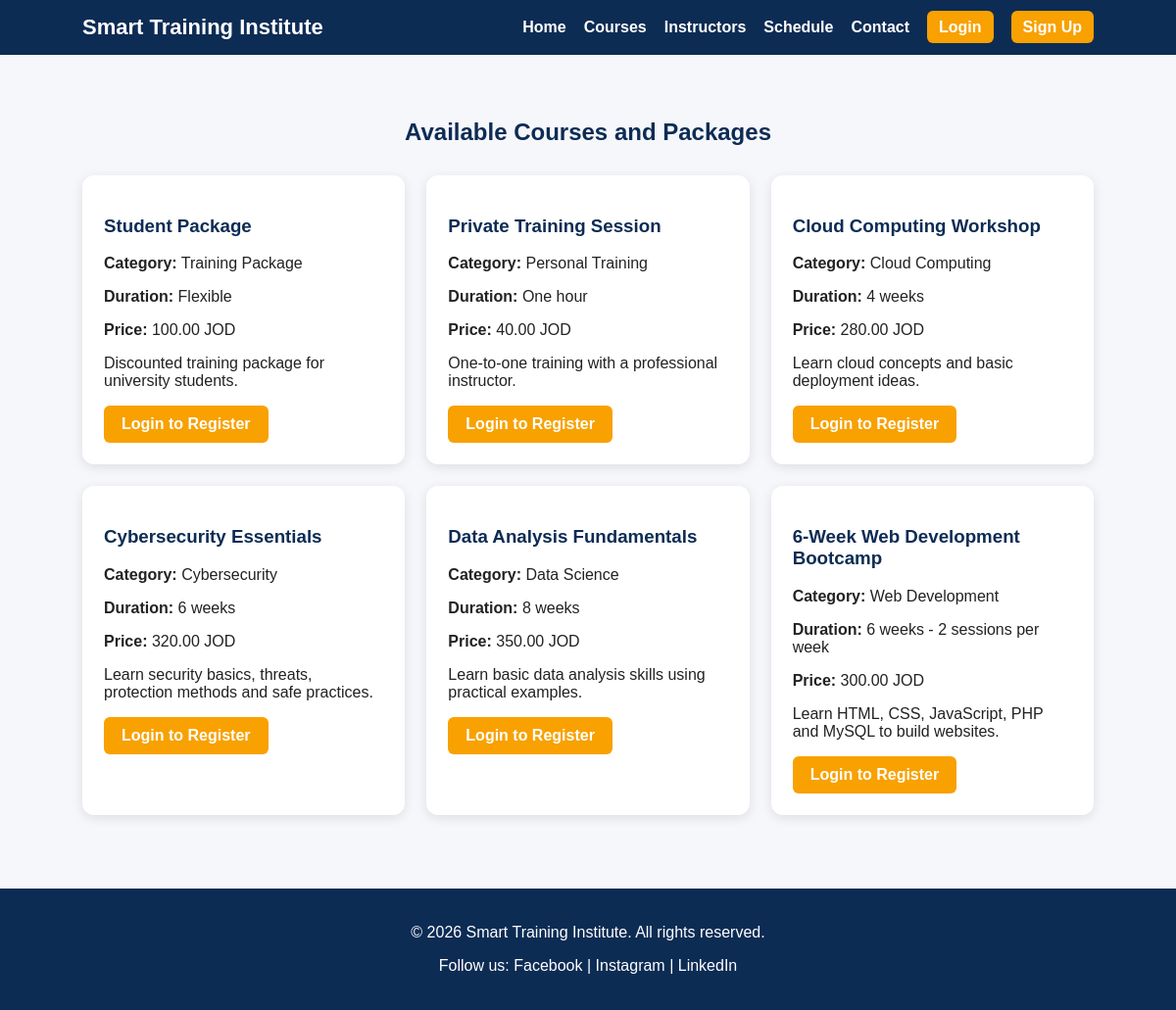
/courses.php, run on the app's committed database.
### tables this page shows
CREATE TABLE IF NOT EXISTS courses (
    id INT AUTO_INCREMENT PRIMARY KEY,
    title VARCHAR(120) NOT NULL,
    category VARCHAR(80) NOT NULL,
    duration VARCHAR(80) NOT NULL,
    price DECIMAL(8,2) NOT NULL,
    description TEXT NOT NULL
);

### courses.php (the view)
<?php
include 'db.php';
include 'header.php';
$result = mysqli_query($conn, "SELECT * FROM courses ORDER BY id DESC");
?>
<section class="section">
    <h2>Available Courses and Packages</h2>
    <div class="cards">
        <?php while($course = mysqli_fetch_assoc($result)): ?>
            <div class="card">
                <h3><?php echo htmlspecialchars($course['title']); ?></h3>
                <p><strong>Category:</strong> <?php echo htmlspecialchars($course['category']); ?></p>
                <p><strong>Duration:</strong> <?php echo htmlspecialchars($course['duration']); ?></p>
                <p><strong>Price:</strong> <?php echo htmlspecialchars($course['price']); ?> JOD</p>
                <p><?php echo htmlspecialchars($course['description']); ?></p>
                <?php if(isset($_SESSION['user_id'])): ?>
                    <a class="main-btn" href="register_course.php?id=<?php echo $course['id']; ?>">Register</a>
                <?php else: ?>
                    <a class="main-btn" href="login.php">Login to Register</a>
                <?php endif; ?>
            </div>
        <?php endwhile; ?>
    </div>
</section>
<?php include 'footer.php'; ?>

### header.php (shortened to what this page needs)
<!DOCTYPE html>
<html lang="en">
<head>
    <link rel="stylesheet" href="style.css">
</head>
<body>
<header>
    <nav class="navbar">
        <div class="logo">Smart Training Institute</div>
        <ul id="navLinks">
            <li><a href="index.php">Home</a></li>
            <li><a href="courses.php">Courses</a></li>
            <li><a href="instructors.php">Instructors</a></li>
            <li><a href="schedule.php">Schedule</a></li>
            <li><a href="contact.php">Contact</a></li>
            <?php if(isset($_SESSION['user_id'])): ?>
                <li><a href="dashboard.php">Dashboard</a></li>
                <?php if($_SESSION['role'] == 'admin'): ?>
                    <li><a href="admin.php">Admin</a></li>
                <?php endif; ?>
                <li><a class="btn-link" href="logout.php">Logout</a></li>
            <?php else: ?>
                <li><a class="btn-link" href="login.php">Login</a></li>
                <li><a class="btn-link" href="signup.php">Sign Up</a></li>
            <?php endif; ?>
        </ul>
    </nav>
</header>
<main>

### footer.php (shortened to what this page needs)
</main>
<footer>
    <p>&copy; 2026 Smart Training Institute. All rights reserved.</p>
    <p>Follow us: Facebook | Instagram | LinkedIn</p>
</footer>
</body>
</html>

### style.css (style rules this page uses)
* { box-sizing: border-box; }
body { margin: 0; font-family: Arial, sans-serif; background: #f6f7fb; color: #222; }
.navbar { background: #0d2c54; color: white; padding: 15px 7%; display: flex; align-items: center; justify-content: space-between; }
.logo { font-weight: bold; font-size: 22px; }
.navbar ul { list-style: none; display: flex; gap: 18px; margin: 0; padding: 0; }
.navbar a { color: white; text-decoration: none; font-weight: bold; }
.btn-link { background: #f8a100; padding: 8px 12px; border-radius: 6px; }
.main-btn, button { display: inline-block; background: #f8a100; color: white; padding: 10px 18px; border-radius: 6px; text-decoration: none; border: none; cursor: pointer; font-weight: bold; }
.section { padding: 45px 7%; }
.section h2 { text-align: center; margin-bottom: 30px; color: #0d2c54; }
.cards { display: grid; grid-template-columns: repeat(3, 1fr); gap: 22px; }
.card { background: white; padding: 22px; border-radius: 12px; box-shadow: 0 3px 12px rgba(0,0,0,0.1); }
.card h3 { color: #0d2c54; }
footer { background: #0d2c54; color: white; text-align: center; padding: 20px; margin-top: 30px; }

### data on the page
courses: title "Student Package", category "Training Package", duration "Flexible", price "100.00", description "Discounted training package for university students."
courses: title "Private Training Session", category "Personal Training", duration "One hour", price "40.00", description "One-to-one training with a professional instructor."
courses: title "Cloud Computing Workshop", category "Cloud Computing", duration "4 weeks", price "280.00", description "Learn cloud concepts and basic deployment ideas."
courses: title "Cybersecurity Essentials", category "Cybersecurity", duration "6 weeks", price "320.00", description "Learn security basics, threats, protection methods and safe practices."
courses: title "Data Analysis Fundamentals", category "Data Science", duration "8 weeks", price "350.00", description "Learn basic data analysis skills using practical examples."
courses: title "6-Week Web Development Bootcamp", category "Web Development", duration "6 weeks - 2 sessions per week", price "300.00", description "Learn HTML, CSS, JavaScript, PHP and MySQL to build websites."
